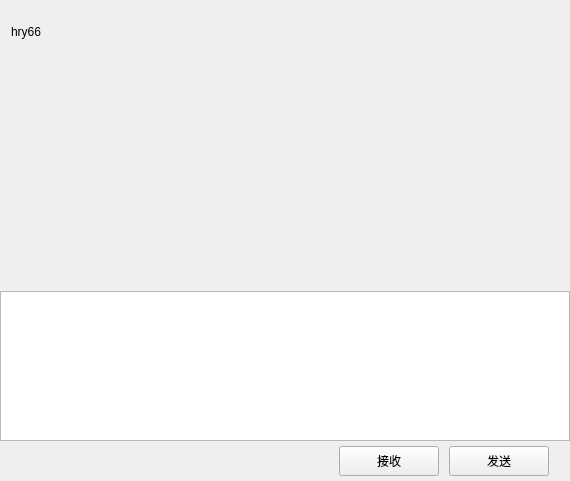
<?xml version="1.0" encoding="UTF-8"?>
<ui version="4.0">
 <class>ChatPage</class>
 <widget class="QWidget" name="ChatPage">
  <property name="geometry">
   <rect>
    <x>0</x>
    <y>0</y>
    <width>570</width>
    <height>481</height>
   </rect>
  </property>
  <property name="windowTitle">
   <string>Form</string>
  </property>
  <layout class="QVBoxLayout" name="verticalLayout">
   <property name="spacing">
    <number>0</number>
   </property>
   <property name="leftMargin">
    <number>0</number>
   </property>
   <property name="topMargin">
    <number>0</number>
   </property>
   <property name="rightMargin">
    <number>0</number>
   </property>
   <property name="bottomMargin">
    <number>0</number>
   </property>
   <item>
    <widget class="QWidget" name="chat_data_wid" native="true">
     <layout class="QVBoxLayout" name="verticalLayout_4">
      <property name="spacing">
       <number>0</number>
      </property>
      <property name="leftMargin">
       <number>0</number>
      </property>
      <property name="topMargin">
       <number>0</number>
      </property>
      <property name="rightMargin">
       <number>0</number>
      </property>
      <property name="bottomMargin">
       <number>0</number>
      </property>
      <item>
       <widget class="QWidget" name="title_wid" native="true">
        <property name="minimumSize">
         <size>
          <width>0</width>
          <height>60</height>
         </size>
        </property>
        <property name="maximumSize">
         <size>
          <width>16777215</width>
          <height>60</height>
         </size>
        </property>
        <layout class="QHBoxLayout" name="horizontalLayout_6">
         <property name="topMargin">
          <number>2</number>
         </property>
         <property name="rightMargin">
          <number>2</number>
         </property>
         <property name="bottomMargin">
          <number>2</number>
         </property>
         <item>
          <widget class="QWidget" name="widget_2" native="true">
           <property name="minimumSize">
            <size>
             <width>0</width>
             <height>60</height>
            </size>
           </property>
           <property name="maximumSize">
            <size>
             <width>16777215</width>
             <height>60</height>
            </size>
           </property>
           <layout class="QHBoxLayout" name="horizontalLayout_3">
            <property name="leftMargin">
             <number>2</number>
            </property>
            <property name="topMargin">
             <number>2</number>
            </property>
            <property name="rightMargin">
             <number>2</number>
            </property>
            <property name="bottomMargin">
             <number>2</number>
            </property>
            <item>
             <widget class="QLabel" name="title_lb">
              <property name="minimumSize">
               <size>
                <width>0</width>
                <height>0</height>
               </size>
              </property>
              <property name="maximumSize">
               <size>
                <width>16777215</width>
                <height>60</height>
               </size>
              </property>
              <property name="text">
               <string>hry66</string>
              </property>
             </widget>
            </item>
           </layout>
          </widget>
         </item>
        </layout>
       </widget>
      </item>
      <item>
       <widget class="ChatView" name="chat_data_list" native="true"/>
      </item>
      <item>
       <widget class="QWidget" name="tool_wid" native="true">
        <property name="minimumSize">
         <size>
          <width>0</width>
          <height>40</height>
         </size>
        </property>
        <property name="maximumSize">
         <size>
          <width>16777215</width>
          <height>40</height>
         </size>
        </property>
        <layout class="QHBoxLayout" name="horizontalLayout_4">
         <property name="spacing">
          <number>7</number>
         </property>
         <property name="leftMargin">
          <number>2</number>
         </property>
         <property name="topMargin">
          <number>2</number>
         </property>
         <property name="rightMargin">
          <number>2</number>
         </property>
         <property name="bottomMargin">
          <number>2</number>
         </property>
         <item>
          <spacer name="horizontalSpacer_3">
           <property name="orientation">
            <enum>Qt::Horizontal</enum>
           </property>
           <property name="sizeType">
            <enum>QSizePolicy::Fixed</enum>
           </property>
           <property name="sizeHint" stdset="0">
            <size>
             <width>5</width>
             <height>20</height>
            </size>
           </property>
          </spacer>
         </item>
         <item>
          <widget class="ClickedLabel" name="emoji_lb">
           <property name="minimumSize">
            <size>
             <width>25</width>
             <height>25</height>
            </size>
           </property>
           <property name="maximumSize">
            <size>
             <width>25</width>
             <height>25</height>
            </size>
           </property>
           <property name="text">
            <string/>
           </property>
          </widget>
         </item>
         <item>
          <spacer name="horizontalSpacer_2">
           <property name="orientation">
            <enum>Qt::Horizontal</enum>
           </property>
           <property name="sizeType">
            <enum>QSizePolicy::Fixed</enum>
           </property>
           <property name="sizeHint" stdset="0">
            <size>
             <width>5</width>
             <height>20</height>
            </size>
           </property>
          </spacer>
         </item>
         <item>
          <widget class="ClickedLabel" name="file_lb">
           <property name="minimumSize">
            <size>
             <width>25</width>
             <height>25</height>
            </size>
           </property>
           <property name="maximumSize">
            <size>
             <width>25</width>
             <height>25</height>
            </size>
           </property>
           <property name="text">
            <string/>
           </property>
          </widget>
         </item>
         <item>
          <spacer name="horizontalSpacer_4">
           <property name="orientation">
            <enum>Qt::Horizontal</enum>
           </property>
           <property name="sizeHint" stdset="0">
            <size>
             <width>40</width>
             <height>20</height>
            </size>
           </property>
          </spacer>
         </item>
        </layout>
       </widget>
      </item>
      <item>
       <widget class="MessageTextEdit" name="chat_edit">
        <property name="minimumSize">
         <size>
          <width>0</width>
          <height>150</height>
         </size>
        </property>
        <property name="maximumSize">
         <size>
          <width>16777215</width>
          <height>150</height>
         </size>
        </property>
       </widget>
      </item>
      <item>
       <widget class="QWidget" name="send_wid" native="true">
        <property name="minimumSize">
         <size>
          <width>0</width>
          <height>40</height>
         </size>
        </property>
        <property name="maximumSize">
         <size>
          <width>16777215</width>
          <height>40</height>
         </size>
        </property>
        <layout class="QHBoxLayout" name="horizontalLayout_5">
         <property name="spacing">
          <number>0</number>
         </property>
         <property name="leftMargin">
          <number>11</number>
         </property>
         <property name="topMargin">
          <number>2</number>
         </property>
         <property name="rightMargin">
          <number>11</number>
         </property>
         <property name="bottomMargin">
          <number>2</number>
         </property>
         <item>
          <spacer name="horizontalSpacer_5">
           <property name="orientation">
            <enum>Qt::Horizontal</enum>
           </property>
           <property name="sizeHint" stdset="0">
            <size>
             <width>40</width>
             <height>20</height>
            </size>
           </property>
          </spacer>
         </item>
         <item>
          <widget class="ClickedBtn" name="receive_btn">
           <property name="minimumSize">
            <size>
             <width>100</width>
             <height>30</height>
            </size>
           </property>
           <property name="maximumSize">
            <size>
             <width>100</width>
             <height>30</height>
            </size>
           </property>
           <property name="text">
            <string>接收</string>
           </property>
          </widget>
         </item>
         <item>
          <spacer name="horizontalSpacer_6">
           <property name="orientation">
            <enum>Qt::Horizontal</enum>
           </property>
           <property name="sizeType">
            <enum>QSizePolicy::Fixed</enum>
           </property>
           <property name="sizeHint" stdset="0">
            <size>
             <width>10</width>
             <height>20</height>
            </size>
           </property>
          </spacer>
         </item>
         <item>
          <widget class="ClickedBtn" name="send_btn">
           <property name="minimumSize">
            <size>
             <width>100</width>
             <height>30</height>
            </size>
           </property>
           <property name="maximumSize">
            <size>
             <width>100</width>
             <height>30</height>
            </size>
           </property>
           <property name="text">
            <string>发送</string>
           </property>
          </widget>
         </item>
         <item>
          <spacer name="horizontalSpacer_7">
           <property name="orientation">
            <enum>Qt::Horizontal</enum>
           </property>
           <property name="sizeType">
            <enum>QSizePolicy::Fixed</enum>
           </property>
           <property name="sizeHint" stdset="0">
            <size>
             <width>10</width>
             <height>20</height>
            </size>
           </property>
          </spacer>
         </item>
        </layout>
       </widget>
      </item>
     </layout>
    </widget>
   </item>
  </layout>
 </widget>
 <customwidgets>
  <customwidget>
   <class>ClickedBtn</class>
   <extends>QPushButton</extends>
   <header location="global">clickedbtn.h</header>
  </customwidget>
  <customwidget>
   <class>ClickedLabel</class>
   <extends>QLabel</extends>
   <header location="global">clickedlabel.h</header>
  </customwidget>
  <customwidget>
   <class>ChatView</class>
   <extends>QWidget</extends>
   <header>chatview.h</header>
   <container>1</container>
  </customwidget>
  <customwidget>
   <class>MessageTextEdit</class>
   <extends>QTextEdit</extends>
   <header>messagetextedit.h</header>
  </customwidget>
 </customwidgets>
 <resources/>
 <connections/>
</ui>
